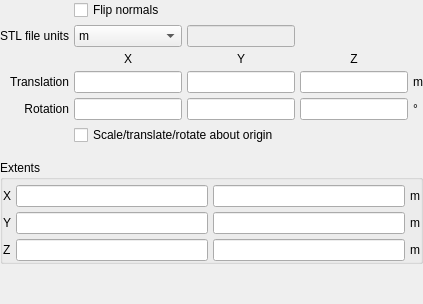
         <widget class="QWidget" name="stl">
          <property name="font">
           <font>
            <weight>50</weight>
            <bold>false</bold>
           </font>
          </property>
          <layout class="QGridLayout" name="gridLayout_11">
           <property name="leftMargin">
            <number>0</number>
           </property>
           <property name="topMargin">
            <number>0</number>
           </property>
           <property name="rightMargin">
            <number>0</number>
           </property>
           <property name="bottomMargin">
            <number>0</number>
           </property>
           <property name="spacing">
            <number>5</number>
           </property>
           <item row="1" column="0">
            <widget class="QLabel" name="label_24">
             <property name="font">
              <font>
               <weight>50</weight>
               <bold>false</bold>
              </font>
             </property>
             <property name="text">
              <string>STL file units</string>
             </property>
             <property name="alignment">
              <set>Qt::AlignRight|Qt::AlignTrailing|Qt::AlignVCenter</set>
             </property>
            </widget>
           </item>
           <item row="3" column="1">
            <widget class="LineEdit" name="lineedit_stl_translationx">
             <property name="font">
              <font>
               <weight>50</weight>
               <bold>false</bold>
              </font>
             </property>
            </widget>
           </item>
           <item row="3" column="2">
            <widget class="LineEdit" name="lineedit_stl_translationy">
             <property name="font">
              <font>
               <weight>50</weight>
               <bold>false</bold>
              </font>
             </property>
            </widget>
           </item>
           <item row="3" column="3">
            <widget class="LineEdit" name="lineedit_stl_translationz">
             <property name="font">
              <font>
               <weight>50</weight>
               <bold>false</bold>
              </font>
             </property>
            </widget>
           </item>
           <item row="6" column="0">
            <spacer name="verticalSpacer_28">
             <property name="orientation">
              <enum>Qt::Vertical</enum>
             </property>
             <property name="sizeType">
              <enum>QSizePolicy::Maximum</enum>
             </property>
             <property name="sizeHint" stdset="0">
              <size>
               <width>20</width>
               <height>10</height>
              </size>
             </property>
            </spacer>
           </item>
           <item row="4" column="0">
            <widget class="QLabel" name="label_57">
             <property name="font">
              <font>
               <weight>50</weight>
               <bold>false</bold>
              </font>
             </property>
             <property name="text">
              <string>Rotation</string>
             </property>
             <property name="alignment">
              <set>Qt::AlignRight|Qt::AlignTrailing|Qt::AlignVCenter</set>
             </property>
            </widget>
           </item>
           <item row="4" column="1">
            <widget class="LineEdit" name="lineedit_stl_rotationx">
             <property name="font">
              <font>
               <weight>50</weight>
               <bold>false</bold>
              </font>
             </property>
            </widget>
           </item>
           <item row="4" column="3">
            <widget class="LineEdit" name="lineedit_stl_rotationz">
             <property name="font">
              <font>
               <weight>50</weight>
               <bold>false</bold>
              </font>
             </property>
            </widget>
           </item>
           <item row="8" column="0">
            <spacer name="verticalSpacer">
             <property name="orientation">
              <enum>Qt::Vertical</enum>
             </property>
             <property name="sizeHint" stdset="0">
              <size>
               <width>20</width>
               <height>40</height>
              </size>
             </property>
            </spacer>
           </item>
           <item row="1" column="1">
            <widget class="ComboBox" name="combobox_stl_units">
             <property name="font">
              <font>
               <weight>50</weight>
               <bold>false</bold>
              </font>
             </property>
             <property name="currentIndex">
              <number>2</number>
             </property>
             <item>
              <property name="text">
               <string>mm</string>
              </property>
             </item>
             <item>
              <property name="text">
               <string>cm</string>
              </property>
             </item>
             <item>
              <property name="text">
               <string>m</string>
              </property>
             </item>
             <item>
              <property name="text">
               <string>in</string>
              </property>
             </item>
             <item>
              <property name="text">
               <string>ft</string>
              </property>
             </item>
             <item>
              <property name="text">
               <string>custom</string>
              </property>
             </item>
            </widget>
           </item>
           <item row="4" column="2">
            <widget class="LineEdit" name="lineedit_stl_rotationy">
             <property name="font">
              <font>
               <weight>50</weight>
               <bold>false</bold>
              </font>
             </property>
            </widget>
           </item>
           <item row="3" column="0">
            <widget class="QLabel" name="label_25">
             <property name="font">
              <font>
               <weight>50</weight>
               <bold>false</bold>
              </font>
             </property>
             <property name="text">
              <string>Translation</string>
             </property>
             <property name="alignment">
              <set>Qt::AlignRight|Qt::AlignTrailing|Qt::AlignVCenter</set>
             </property>
            </widget>
           </item>
           <item row="1" column="2">
            <widget class="LineEdit" name="lineedit_stl_scale">
             <property name="enabled">
              <bool>false</bool>
             </property>
             <property name="font">
              <font>
               <weight>50</weight>
               <bold>false</bold>
              </font>
             </property>
            </widget>
           </item>
           <item row="3" column="4">
            <widget class="QLabel" name="label_128">
             <property name="font">
              <font>
               <weight>50</weight>
               <bold>false</bold>
              </font>
             </property>
             <property name="text">
              <string>m</string>
             </property>
            </widget>
           </item>
           <item row="7" column="0" colspan="5">
            <widget class="QGroupBox" name="groupBox_12">
             <property name="font">
              <font>
               <weight>50</weight>
               <bold>false</bold>
              </font>
             </property>
             <property name="title">
              <string>Extents</string>
             </property>
             <property name="flat">
              <bool>true</bool>
             </property>
             <layout class="QGridLayout" name="gridLayout_32">
              <property name="leftMargin">
               <number>0</number>
              </property>
              <property name="topMargin">
               <number>5</number>
              </property>
              <property name="rightMargin">
               <number>0</number>
              </property>
              <property name="bottomMargin">
               <number>0</number>
              </property>
              <property name="spacing">
               <number>5</number>
              </property>
              <item row="0" column="1">
               <widget class="LineEdit" name="lineedit_stl_extentxmin">
                <property name="font">
                 <font>
                  <weight>50</weight>
                  <bold>false</bold>
                 </font>
                </property>
                <property name="readOnly">
                 <bool>true</bool>
                </property>
               </widget>
              </item>
              <item row="0" column="0">
               <widget class="QLabel" name="label_62">
                <property name="font">
                 <font>
                  <weight>50</weight>
                  <bold>false</bold>
                 </font>
                </property>
                <property name="text">
                 <string>X</string>
                </property>
               </widget>
              </item>
              <item row="1" column="1">
               <widget class="LineEdit" name="lineedit_stl_extentymin">
                <property name="font">
                 <font>
                  <weight>50</weight>
                  <bold>false</bold>
                 </font>
                </property>
                <property name="readOnly">
                 <bool>true</bool>
                </property>
               </widget>
              </item>
              <item row="1" column="2">
               <widget class="LineEdit" name="lineedit_stl_extentymax">
                <property name="font">
                 <font>
                  <weight>50</weight>
                  <bold>false</bold>
                 </font>
                </property>
               </widget>
              </item>
              <item row="0" column="2">
               <widget class="LineEdit" name="lineedit_stl_extentxmax">
                <property name="font">
                 <font>
                  <weight>50</weight>
                  <bold>false</bold>
                 </font>
                </property>
                <property name="readOnly">
                 <bool>true</bool>
                </property>
               </widget>
              </item>
              <item row="2" column="1">
               <widget class="LineEdit" name="lineedit_stl_extentzmin">
                <property name="font">
                 <font>
                  <weight>50</weight>
                  <bold>false</bold>
                 </font>
                </property>
                <property name="readOnly">
                 <bool>true</bool>
                </property>
               </widget>
              </item>
              <item row="2" column="2">
               <widget class="LineEdit" name="lineedit_stl_extentzmax">
                <property name="font">
                 <font>
                  <weight>50</weight>
                  <bold>false</bold>
                 </font>
                </property>
                <property name="readOnly">
                 <bool>true</bool>
                </property>
               </widget>
              </item>
              <item row="1" column="0">
               <widget class="QLabel" name="label_63">
                <property name="font">
                 <font>
                  <weight>50</weight>
                  <bold>false</bold>
                 </font>
                </property>
                <property name="text">
                 <string>Y</string>
                </property>
               </widget>
              </item>
              <item row="2" column="0">
               <widget class="QLabel" name="label_64">
                <property name="font">
                 <font>
                  <weight>50</weight>
                  <bold>false</bold>
                 </font>
                </property>
                <property name="text">
                 <string>Z</string>
                </property>
               </widget>
              </item>
              <item row="0" column="3">
               <widget class="QLabel" name="label_129">
                <property name="font">
                 <font>
                  <weight>50</weight>
                  <bold>false</bold>
                 </font>
                </property>
                <property name="text">
                 <string>m</string>
                </property>
               </widget>
              </item>
              <item row="1" column="3">
               <widget class="QLabel" name="label_130">
                <property name="font">
                 <font>
                  <weight>50</weight>
                  <bold>false</bold>
                 </font>
                </property>
                <property name="text">
                 <string>m</string>
                </property>
               </widget>
              </item>
              <item row="2" column="3">
               <widget class="QLabel" name="label_131">
                <property name="font">
                 <font>
                  <weight>50</weight>
                  <bold>false</bold>
                 </font>
                </property>
                <property name="text">
                 <string>m</string>
                </property>
               </widget>
              </item>
             </layout>
            </widget>
           </item>
           <item row="2" column="1">
            <widget class="QLabel" name="label_135">
             <property name="font">
              <font>
               <weight>50</weight>
               <bold>false</bold>
              </font>
             </property>
             <property name="text">
              <string>X</string>
             </property>
             <property name="alignment">
              <set>Qt::AlignCenter</set>
             </property>
            </widget>
           </item>
           <item row="2" column="2">
            <widget class="QLabel" name="label_136">
             <property name="font">
              <font>
               <weight>50</weight>
               <bold>false</bold>
              </font>
             </property>
             <property name="text">
              <string>Y</string>
             </property>
             <property name="alignment">
              <set>Qt::AlignCenter</set>
             </property>
            </widget>
           </item>
           <item row="2" column="3">
            <widget class="QLabel" name="label_137">
             <property name="font">
              <font>
               <weight>50</weight>
               <bold>false</bold>
              </font>
             </property>
             <property name="text">
              <string>Z</string>
             </property>
             <property name="alignment">
              <set>Qt::AlignCenter</set>
             </property>
            </widget>
           </item>
           <item row="4" column="4">
            <widget class="QLabel" name="label_138">
             <property name="font">
              <font>
               <weight>50</weight>
               <bold>false</bold>
              </font>
             </property>
             <property name="text">
              <string>°</string>
             </property>
            </widget>
           </item>
           <item row="5" column="1" colspan="3">
            <widget class="CheckBox" name="checkbox_stl_aboutorigin">
             <property name="font">
              <font>
               <weight>50</weight>
               <bold>false</bold>
              </font>
             </property>
             <property name="text">
              <string>Scale/translate/rotate about origin</string>
             </property>
            </widget>
           </item>
           <item row="0" column="1" colspan="3">
            <widget class="CheckBox" name="checkbox_stl_flipnormals">
             <property name="font">
              <font>
               <weight>50</weight>
               <bold>false</bold>
              </font>
             </property>
             <property name="text">
              <string>Flip normals</string>
             </property>
            </widget>
           </item>
          </layout>
         </widget>
